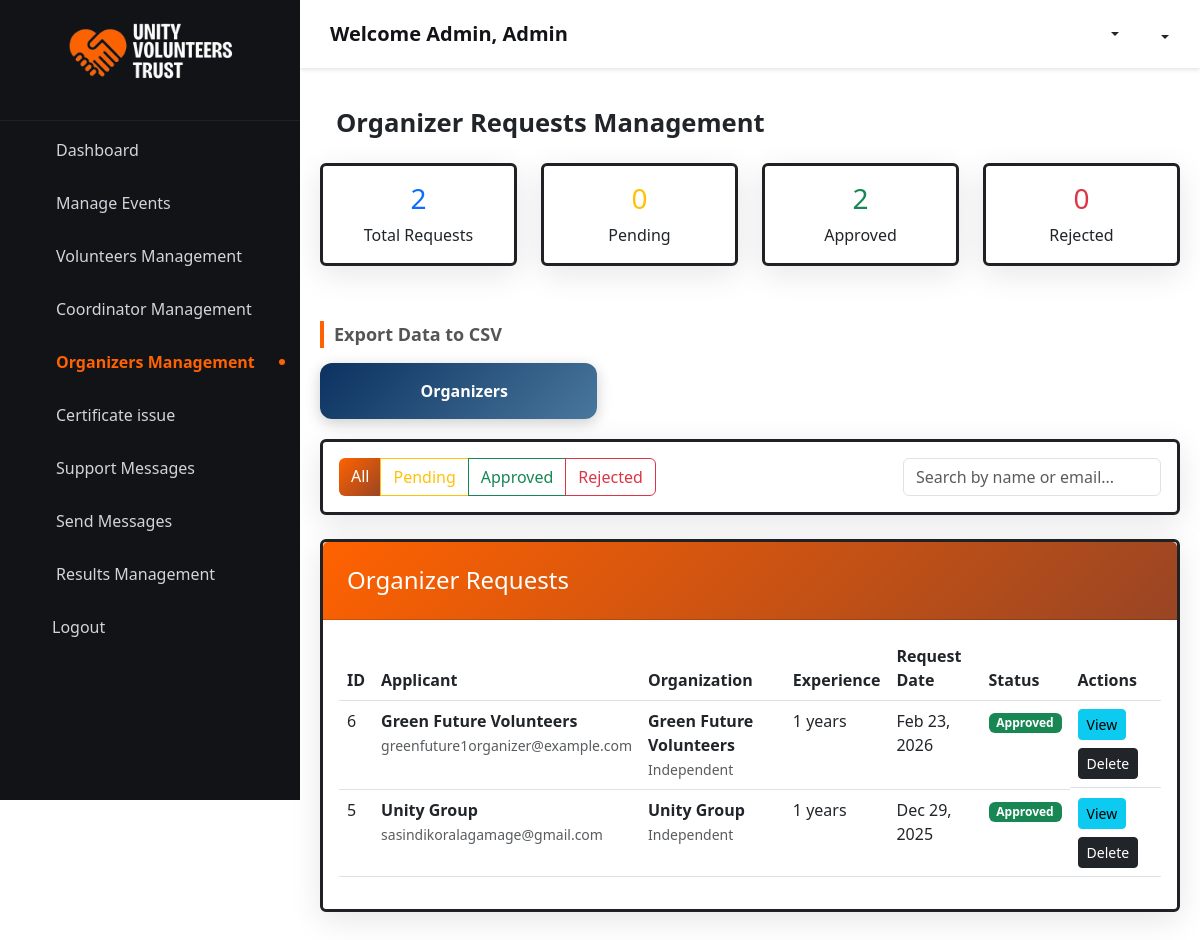
Screenshot of /presentation/organizer_requests.php (signed in) with the database file from the repository.
### tables this page shows
CREATE TABLE IF NOT EXISTS `organizer_requests` (
  `requestId` int NOT NULL AUTO_INCREMENT,
  `userId` int NOT NULL,
  `organizationName` varchar(200) DEFAULT NULL,
  `organizationType` varchar(100) DEFAULT NULL,
  `organizationDescription` text,
  `yearsOfExperience` int DEFAULT NULL,
  `previousEvents` text,
  `motivation` text,
  `requestStatus` enum('Pending','Approved','Rejected') DEFAULT 'Pending',
  `requestDate` timestamp NULL DEFAULT CURRENT_TIMESTAMP,
  `reviewedBy` int DEFAULT NULL,
  `reviewDate` timestamp NULL DEFAULT NULL,
  `reviewNotes` text,
  PRIMARY KEY (`requestId`),
  KEY `reviewedBy` (`reviewedBy`),
  KEY `idx_request_status` (`requestStatus`),
  KEY `idx_user_id` (`userId`)
);

CREATE TABLE IF NOT EXISTS `users` (
  `userId` int NOT NULL AUTO_INCREMENT,
  `name` varchar(100) NOT NULL,
  `email` varchar(100) NOT NULL,
  `password` varchar(255) NOT NULL,
  `telephoneNo` varchar(20) DEFAULT NULL,
  `location` varchar(100) DEFAULT NULL,
  `gender` enum('Male','Female','Other','Prefer not to say') NOT NULL,
  `role` enum('Volunteer','Admin','Coordinator','Organizer','Volunteer+Organizer') DEFAULT 'Volunteer',
  PRIMARY KEY (`userId`),
  UNIQUE KEY `email` (`email`)
);

### business_logic/OrganizerLogic.php (called while the page is built, shortened)
<?php
require_once __DIR__ . "/../data_access/OrganizerData.php";
class OrganizerLogic {
    private $organizerData;
    public function __construct($conn) {
        $this->organizerData = new OrganizerData($conn);
    }
    public function getAllOrganizerRequests($status = null) {
        return $this->organizerData->getAllOrganizerRequests($status);
    }
    public function getRequestStatistics() {
        return $this->organizerData->getRequestStatistics();
    }
}
?>

### data_access/OrganizerData.php (called while the page is built, shortened)
<?php
class OrganizerData {
    private $conn;
    public function __construct($conn) {
        $this->conn = $conn;
    }
    public function getAllOrganizerRequests($status = null) {
        $query = "SELECT
                    or_req.requestId,
                    or_req.userId,
                    or_req.organizationName,
                    or_req.organizationType,
                    or_req.organizationDescription,
                    or_req.yearsOfExperience,
                    or_req.previousEvents,
                    or_req.motivation,
                    or_req.requestStatus,
                    or_req.requestDate,
                    or_req.reviewDate,
                    or_req.reviewNotes,
                    u.name as userName,
                    u.email as userEmail,
                    u.telephoneNo,
                    u.location,
                    reviewer.name as reviewerName
                  FROM organizer_requests or_req
                  JOIN users u ON or_req.userId = u.userId
                  LEFT JOIN users reviewer ON or_req.reviewedBy = reviewer.userId";
        if ($status) {
            $query .= " WHERE or_req.requestStatus = ?";
            $stmt = $this->conn->prepare($query . " ORDER BY or_req.requestDate DESC");
            $stmt->bind_param("s", $status);
        } else {
            $stmt = $this->conn->prepare($query . " ORDER BY or_req.requestDate DESC");
        }
        $stmt->execute();
        $result = $stmt->get_result();
        return $result->fetch_all(MYSQLI_ASSOC);
    }
    public function getRequestStatistics() {
        $stmt = $this->conn->prepare("SELECT
                    COUNT(*) as total,
                    SUM(CASE WHEN requestStatus = 'Pending' THEN 1 ELSE 0 END) as pending,
                    SUM(CASE WHEN requestStatus = 'Approved' THEN 1 ELSE 0 END) as approved,
                    SUM(CASE WHEN requestStatus = 'Rejected' THEN 1 ELSE 0 END) as rejected
                  FROM organizer_requests");
        $stmt->execute();
        $result = $stmt->get_result();
        return $result->fetch_assoc();
    }
}
?>

### presentation/organizer_requests.php (the view, shortened to what this page needs)
<?php
$name = $_SESSION['name'];
$role = $_SESSION['role'];
require_once __DIR__ . "/../data_access/db.php";
require_once __DIR__ . "/../business_logic/OrganizerLogic.php";
$organizerLogic = new OrganizerLogic($conn);
$filterStatus = $_GET['status'] ?? null;
$requests = $organizerLogic->getAllOrganizerRequests($filterStatus);
$stats = $organizerLogic->getRequestStatistics();
?>
<!DOCTYPE html>
<html lang="en">
<head>
    <link rel="stylesheet" href="../assets/css/a9.css">
    <link href="https://cdn.jsdelivr.net/npm/bootstrap@5.3.0/dist/css/bootstrap.min.css" rel="stylesheet">
    <link href="https://cdn.jsdelivr.net/npm/remixicon@3.5.0/fonts/remixicon.css" rel="stylesheet">
</head>
<body>
<nav class="sidebar" id="sidebar">
    <div class="sidebar-logo">
        <img src="../assets/images/logo.png" alt="Logo" class="logo-img">
    </div>
    <div class="nav-items">
        <?php if ($role === 'Admin'): ?>
            <div class="nav-item">
            <a href="admin_dashboard.php">
                <span>Dashboard</span>
            </a>
        </div>
        <?php endif; ?>
        <div class="nav-item">
            <a href="events.php">
                <span>Manage Events</span>
            </a>
        </div>
        <?php if ($role === 'Admin' || $role === 'Coordinator'): ?>
            <div class="nav-item">
                <a href="volunteer_management.php">
                    <span>Volunteers Management</span>
                </a>
            </div>
        <?php endif; ?>
        <?php if ($role === 'Admin'): ?>
        <div class="nav-item">
                <a href="coordinator_management.php">
                    <span>Coordinator Management</span>
                </a>
        </div>
        <?php endif; ?>
        <?php if ($role === 'Admin'): ?>
            <div class="nav-item">
                <a href="organizer_requests.php" class="active">
                    <span>Organizers Management</span>
                </a>
            </div>
        <?php endif; ?>
        <?php if ($role === 'Admin'): ?>
            <div class="nav-item">
                <a href="issue_certificates.php">
                    <span>Certificate issue</span>
                </a>
            </div>
        <?php endif; ?>
        <?php if ($role === 'Admin' || $role === 'Coordinator'): ?>
         <div class="nav-item">
            <a href="view_messages.php">
                <span>Support Messages</span>
            </a>
        </div>
        <?php endif; ?>
        <div class="nav-item">
            <a href="send_message.php">
                <span>Send Messages</span>
            </a>
        </div>
        <div class="nav-item">
            <a href="results_management.php">
                <span>Results Management</span>
            </a>
        </div>
        <div class="nav-item">
            <a href="logout.php">
                <span>Logout</span>
            </a>
        </div>
    </div>
</nav>
    <div class="main-content" id="mainContent">
        <header class="top-header">
            <div class="welcome-text">
                Welcome <?php echo htmlspecialchars($role); ?>, <?php echo htmlspecialchars($name); ?>
            </div>
            <div class="header-actions">
                <div class="dropdown me-3">
                    <button class="btn p-0 dropdown-toggle" type="button" data-bs-toggle="dropdown">
                    </button>
                </div>
                <div class="dropdown">
                    <button class="btn p-0 dropdown-toggle" type="button" data-bs-toggle="dropdown">
                    </button>
                </div>
            </div>
        </header>
        <div class="container1">
            <h1 class="text-left page-title mb-4">
                <i class="ri-award-line"></i> Organizer Requests Management
            </h1>
            <div class="row mb-4">
                <div class="col-md-3">
                    <div class="card text-center">
                        <div class="card-body">
                            <h3 class="text-primary"><?= $stats['total'] ?></h3>
                            <p class="mb-0">Total Requests</p>
                        </div>
                    </div>
                </div>
                <div class="col-md-3">
                    <div class="card text-center">
                        <div class="card-body">
                            <h3 class="text-warning"><?= $stats['pending'] ?></h3>
                            <p class="mb-0">Pending</p>
                        </div>
                    </div>
                </div>
                <div class="col-md-3">
                    <div class="card text-center">
                        <div class="card-body">
                            <h3 class="text-success"><?= $stats['approved'] ?></h3>
                            <p class="mb-0">Approved</p>
                        </div>
                    </div>
                </div>
                <div class="col-md-3">
                    <div class="card text-center">
                        <div class="card-body">
                            <h3 class="text-danger"><?= $stats['rejected'] ?></h3>
                            <p class="mb-0">Rejected</p>
                        </div>
                    </div>
                </div>
            </div>
        <div class="csv-generating">
    <div class="section-title"><i class="ri-file-chart-line"></i> Export Data to CSV</div>
    <div class="button-group">
        <a href="export_csv.php?type=organizers" class="csv-button btn-coordinators" onclick="showCsvLoading(this)">
            Organizers
        </a>
    </div>
</div>
            <div class="card mb-4">
                <div class="card-body">
                    <div class="row align-items-center">
                        <div class="col-md-8">
                            <div class="btn-group" role="group">
                                <a href="organizer_requests.php" class="btn <?= !$filterStatus ? 'btn-primary' : 'btn-outline-primary' ?>">
                                    <i class="ri-file-list-line"></i> All
                                </a>
                                <a href="organizer_requests.php?status=Pending" class="btn <?= $filterStatus === 'Pending' ? 'btn-warning' : 'btn-outline-warning' ?>">
                                    <i class="ri-time-line"></i> Pending
                                </a>
                                <a href="organizer_requests.php?status=Approved" class="btn <?= $filterStatus === 'Approved' ? 'btn-success' : 'btn-outline-success' ?>">
                                    <i class="ri-checkbox-circle-line"></i> Approved
                                </a>
                                <a href="organizer_requests.php?status=Rejected" class="btn <?= $filterStatus === 'Rejected' ? 'btn-danger' : 'btn-outline-danger' ?>">
                                    <i class="ri-close-circle-line"></i> Rejected
                                </a>
                            </div>
                        </div>
                        <div class="col-md-4 text-end">
                            <input type="text" id="searchInput" class="form-control" placeholder="Search by name or email..." onkeyup="searchRequests()">
                        </div>
                    </div>
                </div>
            </div>
            <div class="card">
                <div class="card-header">
                    <h4 class="mb-0"><i class="ri-list-check"></i> Organizer Requests</h4>
                </div>
                <div class="card-body">
                    <div class="table-container">
                        <table class="table table-hover" id="requestsTable">
                            <thead>
                                <tr>
                                    <th>ID</th>
                                    <th>Applicant</th>
                                    <th>Organization</th>
                                    <th>Experience</th>
                                    <th>Request Date</th>
                                    <th>Status</th>
                                    <th>Actions</th>
                                </tr>
                            </thead>
                            <tbody id="requestsTableBody">
                                <?php if (empty($requests)): ?>
                                    <tr class="no-results">
                                        <td colspan="7" class="text-center text-muted">No requests found</td>
                                    </tr>
                                <?php else: ?>
                                    <?php foreach ($requests as $request): ?>
                                        <tr class="request-row"
                                            data-name="<?= strtolower(htmlspecialchars($request['userName'])) ?>"
                                            data-email="<?= strtolower(htmlspecialchars($request['userEmail'])) ?>">
                                            <td><?= $request['requestId'] ?></td>
                                            <td>
                                                <strong><?= htmlspecialchars($request['userName']) ?></strong><br>
                                                <small class="text-muted"><?= htmlspecialchars($request['userEmail']) ?></small>
                                            </td>
                                            <td>
                                                <?php if ($request['organizationName']): ?>
                                                    <strong><?= htmlspecialchars($request['organizationName']) ?></strong><br>
                                                    <small class="text-muted"><?= htmlspecialchars($request['organizationType']) ?></small>
                                                <?php else: ?>
                                                    <span class="text-muted">Individual</span>
                                                <?php endif; ?>
                                            </td>
                                            <td><?= $request['yearsOfExperience'] ?> years</td>
                                            <td><?= date('M d, Y', strtotime($request['requestDate'])) ?></td>
                                            <td>
                                                <?php if ($request['requestStatus'] === 'Pending'): ?>
                                                    <span class="badge bg-warning">Pending</span>
                                                <?php elseif ($request['requestStatus'] === 'Approved'): ?>
                                                    <span class="badge bg-success">Approved</span>
                                                <?php else: ?>
                                                    <span class="badge bg-danger">Rejected</span>
                                                <?php endif; ?>
                                            </td>
                                            <td class="action-buttons">
                                                <button class="btn btn-sm btn-info" onclick="viewRequest(<?= htmlspecialchars(json_encode($request)) ?>)">
                                                    <i class="ri-eye-line"></i> View
                                                </button>
                                                <button class="btn btn-sm btn-dark" onclick="deleteRequest(<?= $request['requestId'] ?>, '<?= htmlspecialchars($request['userName']) ?>')">
                                                    <i class="ri-delete-bin-line"></i> Delete
                                                </button>
                                            </td>
                                        </tr>
                                    <?php endforeach; ?>
                                <?php endif; ?>
                            </tbody>
                        </table>
                    </div>
                </div>
            </div>
        </div>
    </div>
</body>
</html>

### rows the page displays
organizer_requests: requestId "6", userId.name "Green Future Volunteers", userId.email "greenfuture1organizer@example.com", organizationName "Green Future Volunteers", organizationType "Independent", yearsOfExperience "1", requestDate "Feb 23, 2026", requestStatus "Approved"
organizer_requests: requestId "5", userId.name "Unity Group", userId.email "sasindikoralagamage@gmail.com", organizationName "Unity Group", organizationType "Independent", yearsOfExperience "1", requestDate "Dec 29, 2025", requestStatus "Approved"

### other values shown
$role "Admin"
$name "Admin"
$stats['total'] "2"
$stats['pending'] "0"
$stats['approved'] "2"
$stats['rejected'] "0"
